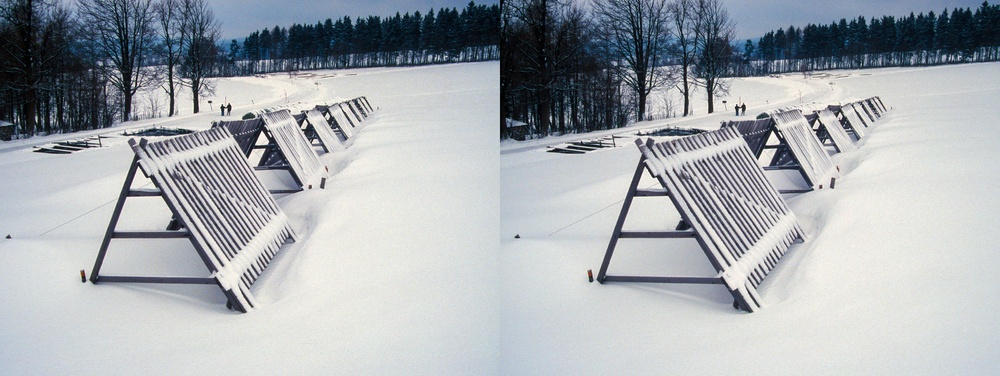
#> input picture Lab4/01.jpg, 1000 x 376 px, shrunk from 2040 x 768 before the run, given in place of sandy_final.jpg, which was not available
$ jupyter execute Lab1.ipynb   (text cells are left out)
#> lines starting #> are read from the running program, lines starting #| are printed output that depends on the picture; after the words box and inside, x2 and y2 are one past the last pixel; in counts of white or black regions, pixels touching at a corner belong together; pictures that were not available may be replaced by others from this repository, and a replacement may not be noted
[cell 1]
import cv2
import numpy as np
import matplotlib.pyplot as plt
from google.colab import drive
#drive.mount('/content/drive/My Drive/Computer vision/Asignment1/lavanya.jpg')
from google.colab.patches import cv2_imshow

[cell 2]
#a
img=cv2.imread('sandy_final.jpg')
#> img is the input picture: shape (376, 1000, 3); mean B, G, R 175.5, 170.8, 165.9
imgcolor=cv2.cvtColor(img,cv2.COLOR_BGR2RGB)
imggray = cv2.cvtColor(img,cv2.COLOR_BGR2GRAY)
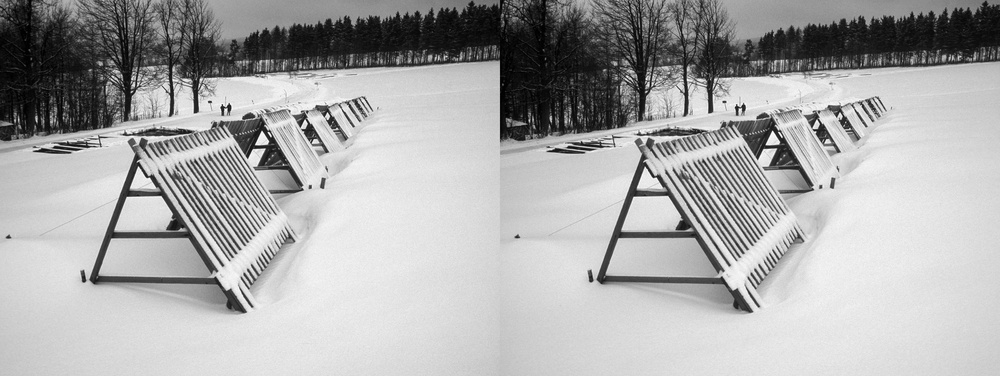
#> imggray: shape (376, 1000); min 0, max 255, mean 169.9
ret,imgbinary=cv2.threshold(imggray,127,255,cv2.THRESH_BINARY)
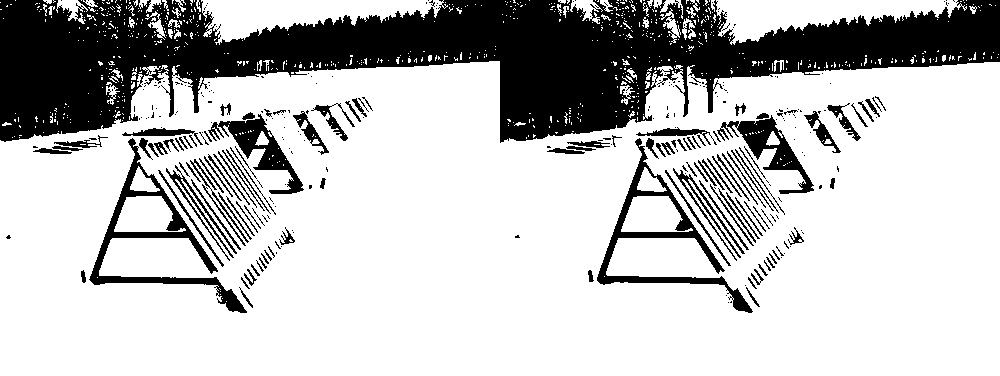
#> imgbinary: shape (376, 1000); 74.7% white; 316 black regions (197 under 20 px), largest, box (x1, y1, x2, y2) and area: (0, 0, 1000, 143) 72294, (89, 138, 247, 313) 3648, (597, 138, 753, 313) 3441
titles=['Color','Gray','Binary']
images=[imgcolor,imggray,imgbinary]

for i in range(3):
    plt.subplot(1,3,i+1)
    plt.imshow(images[i],cmap='gray')
    plt.title(titles[i])
    plt.xticks([])
    plt.yticks([])
plt.show()
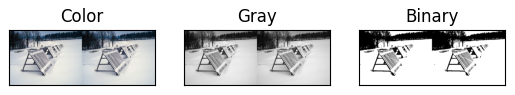
#> figure drawn by matplotlib, 3 panels

[cell 3]
#b i
#image = cv2.imread('Lena.png')
b = img.copy()
b[:, :, 1] = 0
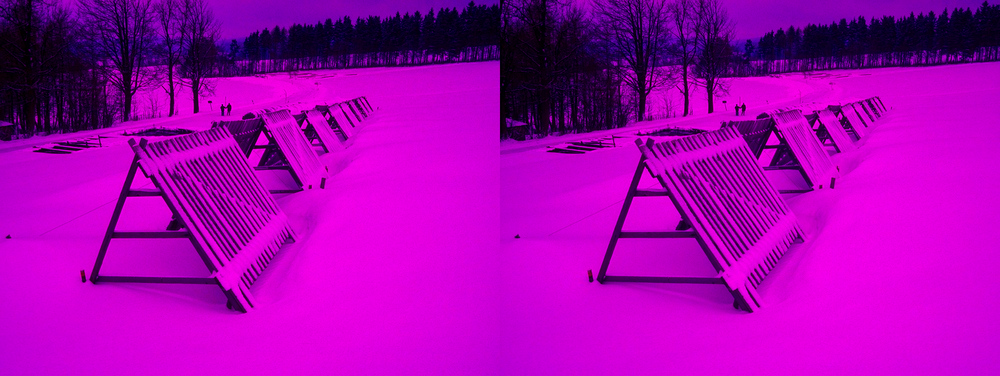
#> b: shape (376, 1000, 3); mean B, G, R 175.5, 0, 165.9
b[:, :, 0] = 0
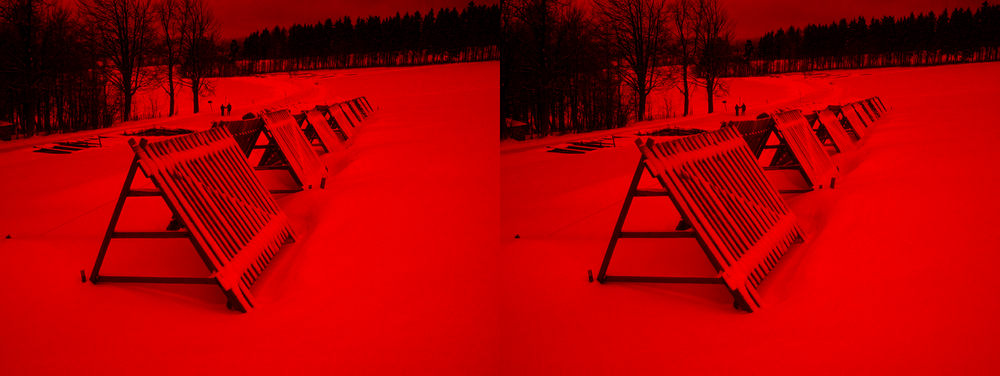
#> b: shape (376, 1000, 3); mean B, G, R 0, 0, 165.9
imgbluemax=np.max(b)
#> imgbluemax = 255
imgbluemin=np.min(b)
#> imgbluemin = 0
print('BlueMax - '+str(imgbluemax) +'  BlueMin - '+str(imgbluemin))
#| BlueMax - 255  BlueMin - 0

g = img.copy()
g[:, :, 0] = 0
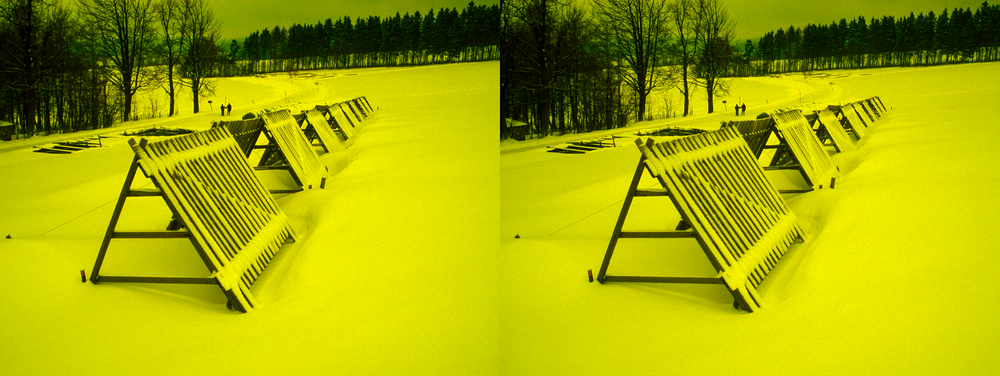
#> g: shape (376, 1000, 3); mean B, G, R 0, 170.8, 165.9
g[:, :, 2] = 0
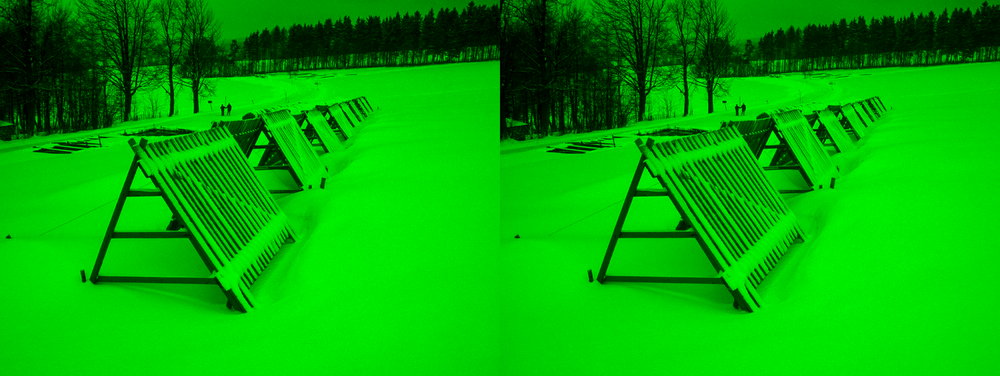
#> g: shape (376, 1000, 3); mean B, G, R 0, 170.8, 0
imggreenmax=np.max(g)
#> imggreenmax = 255
imggreenmin=np.min(g)
#> imggreenmin = 0
print('GreenMax - '+str(imggreenmax)+'  GreenMin - '+str(imggreenmin))
#| GreenMax - 255  GreenMin - 0

r = img.copy()
r[:, :, 1] = 0
r[:, :, 2] = 0
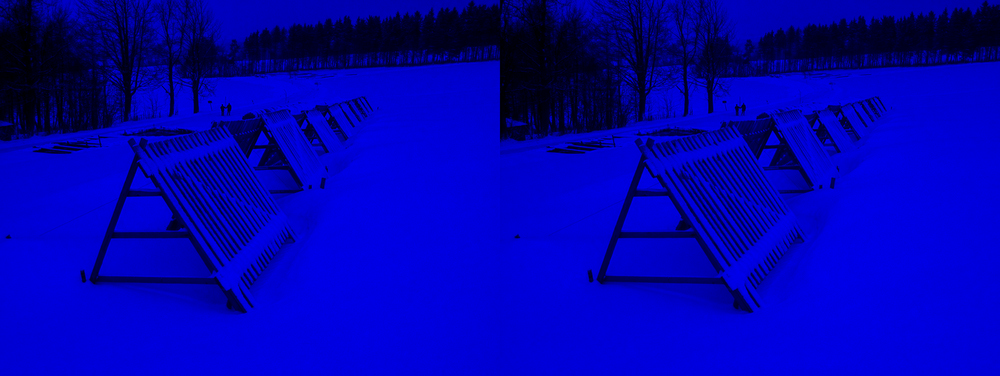
#> r: shape (376, 1000, 3); mean B, G, R 175.5, 0, 0
imgredmax=np.max(g)
#> imgredmax = 255
imgredmin=np.min(g)
#> imgredmin = 0
print('RedMax - '+str(imgredmax)+'  RedMin - '+str(imgredmin))
#| RedMax - 255  RedMin - 0

titles=['Blue','Green','Red']
images=[b,g,r]

for i in range(3):
    plt.subplot(1,3,i+1)
    plt.imshow(images[i],cmap='gray')
    plt.title(titles[i])
    plt.xticks([])
    plt.yticks([])
plt.show()
#> figure, not shown here; B, G, R data is drawn as R, G, B

[cell 4]
#b ii
#find the max and min value of the gray scale image
#imggray=cv2.imread('Lena.png',0)
imggraymax=np.max(imggray)
#> imggraymax = 255
imggraymin=np.min(imggray)
#> imggraymin = 0
print('GrayMax - '+str(imggraymax) +'  GrayMin - '+str(imggraymin))
#| GrayMax - 255  GrayMin - 0

[cell 5]
#iii
#find the max and min value of the gray scale image
imgbinarymax=np.max(imgbinary)
#> imgbinarymax = 255
imgbinarymin=np.min(imgbinary)
#> imgbinarymin = 0
print('BinaryMax - '+str(imgbinarymax) +'  BinaryMin - '+str(imgbinarymin))
#| BinaryMax - 255  BinaryMin - 0

[cell 6]
import numpy as np

[cell 7]
def convolution(M1,M2):
  M2 = np.flip(M2)  #reverse of polynomial
  # same as correlation
  li, = M1.shape  #length of first polynomial
  ls, = M2.shape  #length of second polynomial
  lo = li + ls -1     #output matrix size
  g = np.zeros([li+ls*2-2])
  g[ls-1:li+ls-1] = M1
  out = np.zeros([lo])
  for x in range(lo):
      C = np.multiply(g[x:x+ls],M2)
      out[x] = np.sum(C)
  return out , lo

[cell 8]
def polynomial(arr ,len):
  for i in reversed(range(len)):
    if (i==0):
      print(arr[len-1],end=" ");
    else:
      print(arr[len-i-1],"x^",i,"+",end=" ");

[cell 9]
print("Enter the length of polynomial 1:")
l1 = int(input())
#> the answer given: 3
print("Enter the length of polynomial 2:")
l2 = int(input())
#> the answer given: 3
print("Enter values for polynomial 1:")
X1 = np.array([[]])
for i in range(l1):
  X1 = np.append(X1,int(input()))
#> this loop made 3 passes; the answer given on pass 1: 3
print("Enter values for polynomial 2:")
X2 = np.array([[]])
for i in range(l2):
  X2=np.append(X2,int(input()))
finalpoly , l3 = convolution(X1,X2)
print("Polynomial 1:")
print(polynomial(X1,l1))
print("Polynomial 2:")
print(polynomial(X2,l2))
print("Product of Polynomials :")
print(polynomial(finalpoly,l3))

$ run again, on Lab4/02.jpg
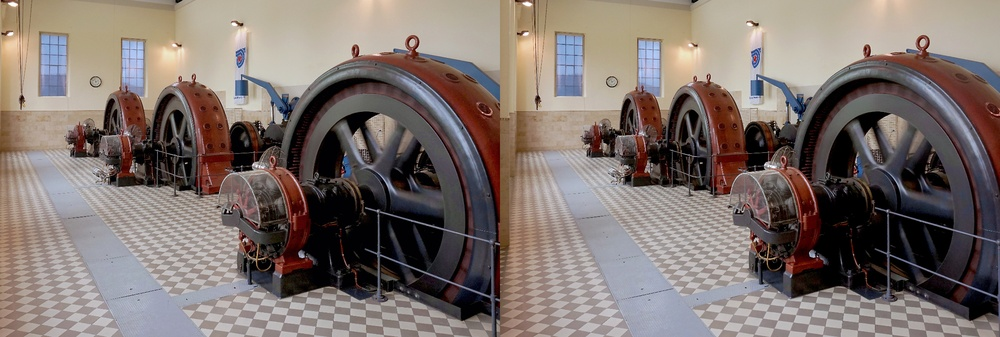
#> input picture Lab4/02.jpg, 1000 x 337 px, shrunk from 2278 x 768 before the run, given in place of sandy_final.jpg, which was not available
#> img is the input picture: shape (337, 1000, 3); mean B, G, R 109.4, 114, 125.6
#> `ret,imgbinary=cv2.threshold(imggray,127,255,cv2.THRESH_BINARY)`:
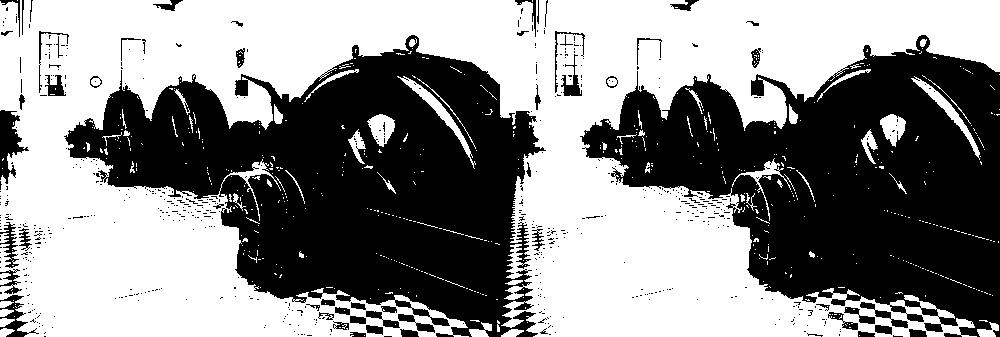
#> imgbinary: shape (337, 1000); 54.3% white; 612 black regions (554 under 20 px), largest, box (x1, y1, x2, y2) and area: (64, 35, 546, 337) 76442, (580, 35, 1000, 337) 69189, (0, 110, 29, 184) 1019
#> imgbluemax = 255
#> imgbluemin = 0
#| BlueMax - 255  BlueMin - 0
#> imggreenmax = 255
#> imggreenmin = 0
#| GreenMax - 255  GreenMin - 0
#> `r[:, :, 2] = 0`:
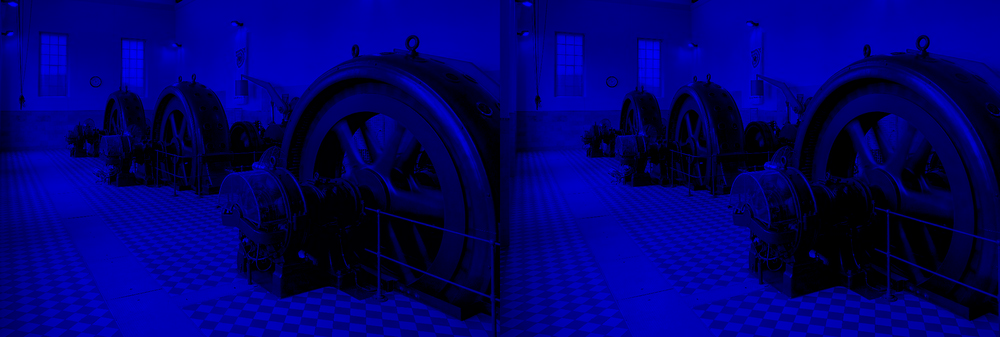
#> r: shape (337, 1000, 3); mean B, G, R 109.4, 0, 0
#> imgredmax = 255
#> imgredmin = 0
#| RedMax - 255  RedMin - 0
#> imggraymax = 255
#> imggraymin = 0
#| GrayMax - 255  GrayMin - 0
#> imgbinarymax = 255
#> imgbinarymin = 0
#| BinaryMax - 255  BinaryMin - 0
#> the loop `for i in range(l1):` made 3 passes; the answer given on pass 1: 3
